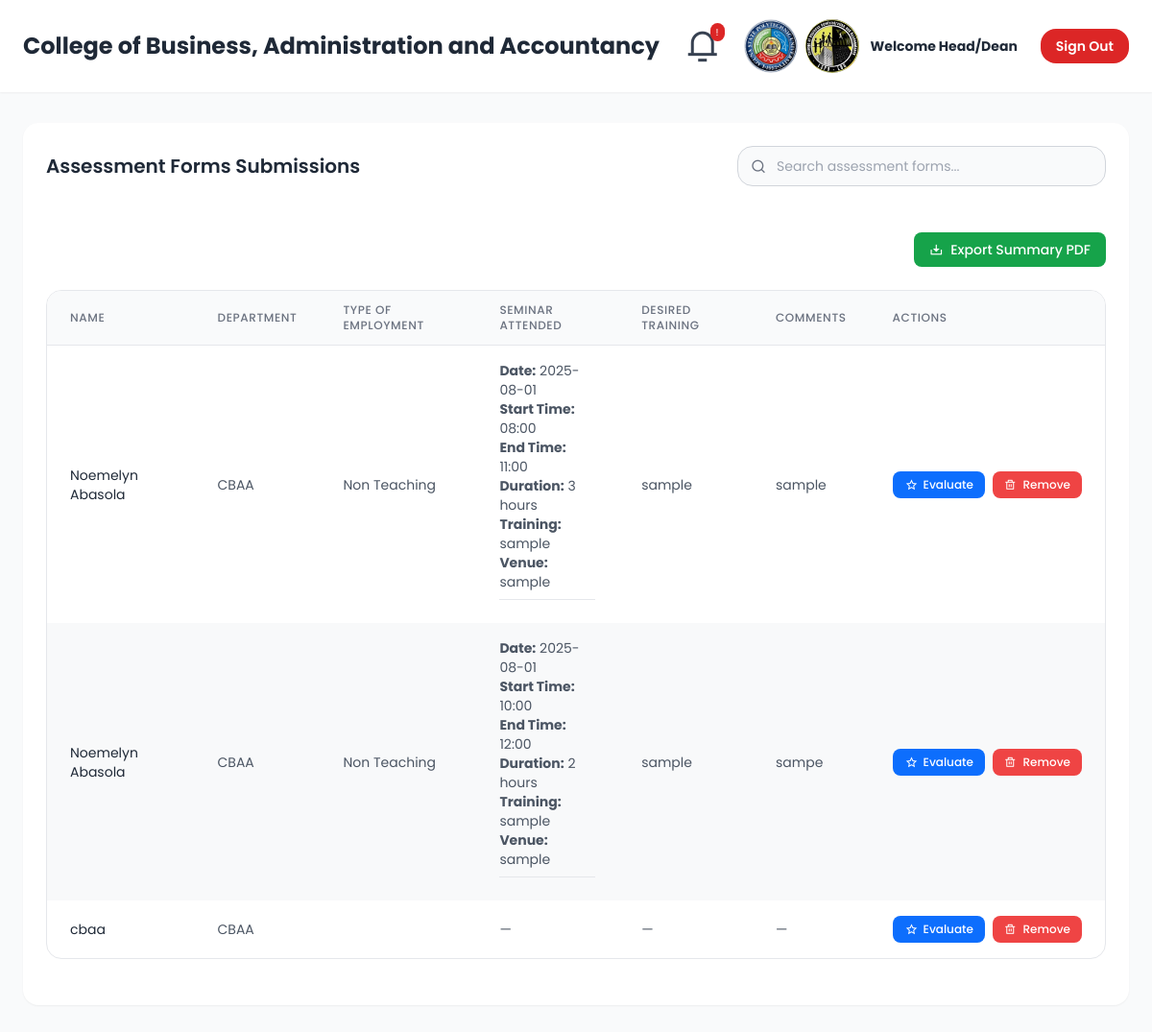
Page /CBAA.php on the committed database.
### tables this page shows
CREATE TABLE `assessments` (
  `id` int(11) NOT NULL,
  `user_id` int(10) UNSIGNED NOT NULL,
  `deadline_id` int(11) NOT NULL,
  `training_history` longtext DEFAULT NULL CHECK (json_valid(`training_history`)),
  `desired_skills` longtext DEFAULT NULL,
  `comments` text DEFAULT NULL,
  `created_at` timestamp NOT NULL DEFAULT current_timestamp(),
  `status` varchar(20) NOT NULL DEFAULT 'submitted',
  `submission_date` datetime DEFAULT current_timestamp(),
  `evaluated` tinyint(1) DEFAULT 0
);

CREATE TABLE `users` (
  `id` int(10) UNSIGNED NOT NULL,
  `name` varchar(255) NOT NULL,
  `email` varchar(255) NOT NULL,
  `password` varchar(255) NOT NULL,
  `role` enum('user','admin','admin_ccs','admin_cas','admin_cte','admin_cbaa','admin_ccje','admin_cfnd','admin_chmt','admin_cof') NOT NULL DEFAULT 'user',
  `status` enum('pending','accepted','declined') DEFAULT 'pending',
  `educationalAttainment` varchar(255) DEFAULT NULL,
  `specialization` varchar(255) DEFAULT NULL,
  `designation` varchar(255) DEFAULT NULL,
  `department` varchar(255) DEFAULT NULL,
  `yearsInLSPU` varchar(10) DEFAULT NULL,
  `teaching_status` varchar(50) DEFAULT NULL,
  `image_data` text DEFAULT NULL,
  `has_notification` tinyint(1) DEFAULT 0
);

### CBAA.php (the view, shortened to what this page needs)
<?php
include 'config.php';
$selected_year = date('Y');
$sql = "SELECT
            u.name,
            u.department,
            u.teaching_status,
            a.training_history,
            a.desired_skills,
            a.comments,
            a.submission_date,
            a.id AS assessment_id
        FROM users u
        LEFT JOIN assessments a ON u.id = a.user_id
        WHERE u.department = 'CBAA'
          AND (a.submission_date IS NULL OR YEAR(a.submission_date) = $selected_year)
        ORDER BY a.submission_date DESC";
$result = $con->query($sql);
?>
<!DOCTYPE html>
<html lang="en">
<head>
  <script src="https://cdn.tailwindcss.com/3.4.16"></script>
  <link rel="stylesheet" href="https://cdnjs.cloudflare.com/ajax/libs/remixicon/4.6.0/remixicon.min.css" />
</head>
<body class="min-h-screen font-sans" style="font-family: 'Poppins', sans-serif;">
  <div class="min-w-[1024px]">
    <header class="bg-white shadow-sm fixed top-0 left-0 w-full z-50">
    <div class="max-w-7xl mx-auto px-6 py-5 flex justify-between items-center">
        <h1 class="text-2xl font-bold text-gray-800">College of Business, Administration and Accountancy</h1>
        <div class="flex items-center space-x-6">
        <div class="relative">
            <button class="flex items-center text-gray-600 hover:text-gray-900 focus:outline-none">
            <div class="relative group cursor-pointer" id="notifWrapper">
                <i class="ri-notification-3-line text-4xl text-gray-700 group-hover:text-blue-600 animate-bounce ringing-bell" id="notifBell"></i>
                <span id="notifBadge" class="absolute top-0 right-0 transform translate-x-1 -translate-y-1 bg-red-600 text-white text-[10px] px-1.5 py-0.5 rounded-full hidden">!</span>
            </div>
            </button>
        </div>
        <div class="flex items-center space-x-3">
            <div class="flex items-center space-x-1">
            <div class="w-14 h-14 rounded-full overflow-hidden bg-gray-200">
                <img src="images/lspubg2.png" alt="Logo 1" class="w-full h-full object-cover" />
            </div>
            <div class="w-14 h-14 rounded-full overflow-hidden bg-gray-200">
                <img src="images/cbaa.png" alt="Logo 2" class="w-full h-full object-cover" />
            </div>
            </div>
        <div class="hidden md:block">
          <p class="text-sm font-bold text-gray-800">Welcome Head/Dean</p>
        </div>
      </div>
      <div>
        <a href="homepage.php"
           class="text-white bg-red-600 hover:bg-red-700 focus:ring-4 focus:ring-red-300 font-semibold rounded-lg text-sm px-4 py-2 transition duration-300"
           >Sign Out</a>
      </div>
    </div>
  </div>
    </header>
        <main class="max-w-7xl mx-auto px-6 pt-32 pb-8">
        <div class="bg-white rounded-lg shadow-sm p-6">
            <div class="flex flex-col md:flex-row justify-between items-start md:items-center mb-6 gap-4">
            <h2 class="text-xl font-semibold text-gray-800">Assessment Forms Submissions</h2>
            <div class="relative w-full md:w-96">
                <div class="absolute inset-y-0 left-0 flex items-center pl-3 pointer-events-none">
                <div class="w-5 h-5 flex items-center justify-center text-gray-500">
                </div>
                </div>
                <input type="search" id="search-input" class="search-input w-full pl-10 pr-4 py-2.5 text-sm text-gray-900 bg-gray-50 border border-gray-300 rounded-lg focus:border-primary transition-colors" placeholder="Search assessment forms...">
            </div>
            </div>
            <div class="flex flex-wrap gap-4 mb-6 justify-end">
            <div class="w-full md:w-auto">
                <label class="block mb-1 text-sm font-medium text-transparent">Actions</label>
                <button onclick="generatePDF()" class="bg-green-600 hover:bg-green-700 text-white px-4 py-2 rounded text-sm font-medium">
                <i class="ri-download-2-line mr-1"></i> Export Summary PDF
                </button>
            </div>
            </div>
                <div class="table-container rounded-lg border border-gray-200 mb-6">
                    <table class="min-w-full">
                        <thead class="bg-gray-50 text-left">
                            <tr>
                                <th class="px-6 py-3 text-xs font-medium text-gray-500 uppercase tracking-wider border-b">Name</th>
                                <th class="px-6 py-3 text-xs font-medium text-gray-500 uppercase tracking-wider border-b">Department</th>
                                <th class="px-6 py-3 text-xs font-medium text-gray-500 uppercase tracking-wider border-b">Type of Employment</th>
                                <th class="px-6 py-3 text-xs font-medium text-gray-500 uppercase tracking-wider border-b">Seminar Attended</th>
                                <th class="px-6 py-3 text-xs font-medium text-gray-500 uppercase tracking-wider border-b">Desired Training</th>
                                <th class="px-6 py-3 text-xs font-medium text-gray-500 uppercase tracking-wider border-b">Comments</th>
                                <th class="px-6 py-3 text-xs font-medium text-gray-500 uppercase tracking-wider border-b">Actions</th>
                            </tr>
                        </thead>
                        <tbody>
                            <?php if ($result && $result->num_rows > 0): ?>
                                <?php while ($row = $result->fetch_assoc()): ?>
                                    <tr>
                                        <td class="px-6 py-4 text-sm text-gray-800"><?= htmlspecialchars($row['name']) ?></td>
                                        <td class="px-6 py-4 text-sm text-gray-600"><?= htmlspecialchars($row['department']) ?></td>
                                        <td class="px-6 py-4 text-sm text-gray-600"><?= htmlspecialchars($row['teaching_status']) ?></td>
                                        <td class="px-6 py-4 text-sm text-gray-600">
                                            <?php
                                              if (!empty($row['training_history'])) {
                                                  $seminars = json_decode($row['training_history'], true);
                                                  if (is_array($seminars)) {
                                                      foreach ($seminars as $seminar) {
                                                          echo "<div class='mb-2'>";
                                                          echo "<strong>Date:</strong> " . htmlspecialchars($seminar['date'] ?? '') . "<br>";
                                                          echo "<strong>Start Time:</strong> " . htmlspecialchars($seminar['start_time'] ?? '') . "<br>";
                                                          echo "<strong>End Time:</strong> " . htmlspecialchars($seminar['end_time'] ?? '') . "<br>";
                                                          echo "<strong>Duration:</strong> " . htmlspecialchars($seminar['duration'] ?? '') . "<br>";
                                                          echo "<strong>Training:</strong> " . htmlspecialchars($seminar['training'] ?? '') . "<br>";
                                                          echo "<strong>Venue:</strong> " . htmlspecialchars($seminar['venue'] ?? '') . "<br>";
                                                          echo "</div><hr class='my-2'>";
                                                      }
                                                  } else {
                                                      echo "Invalid format";
                                                  }
                                              } else {
                                                  echo "—";
                                              }
                                            ?>
                                        </td>
                                        <td class="px-6 py-4 text-sm text-gray-600"><?= htmlspecialchars($row['desired_skills'] ?? '—') ?></td>
                                        <td class="px-6 py-4 text-sm text-gray-600"><?= htmlspecialchars($row['comments'] ?? '—') ?></td>
                                        <td class="px-6 py-4 text-sm whitespace-nowrap">
                                            <div class="flex space-x-2">
                                                <button
                                                    type="button"
                                                    class="evaluate-btn bg-primary text-white rounded-button px-3 py-1.5 text-xs font-medium hover:bg-primary/90 transition whitespace-nowrap flex items-center"
                                                    data-name="<?= htmlspecialchars($row['name']) ?>"
                                                >
                                                    <span class="w-4 h-4 flex items-center justify-center mr-1">
                                                        <i class="ri-star-line"></i>
                                                    </span>
                                                    Evaluate
                                                </button>
                                                <button
                                                    class="remove-btn bg-red-500 text-white rounded-button px-3 py-1.5 text-xs font-medium hover:bg-red-600 transition whitespace-nowrap"
                                                    data-id="<?= htmlspecialchars($row['name']) ?>"
                                                >
                                                    <i class="ri-delete-bin-line mr-1"></i> Remove
                                                </button>
                                            </div>
                                        </td>
                                    </tr>
                                <?php endwhile; ?>
                            <?php else: ?>
                                <tr>
                                    <td colspan="7" class="px-6 py-4 text-center text-sm text-gray-500">No CCS data found for <?= $selected_year ?>.</td>
                                </tr>
                            <?php endif; ?>
                        </tbody>
                    </table>
                </div>
            </div>
        </main>
    </div>
</body>
</html>

### CBAA.php (style rules this page uses)
:where([class^="ri-"])::before { content: "\f3c2"; }
body { font-family: 'Poppins', sans-serif; background-color: #f9fafb; }
.table-container { overflow-x: auto; }
table { width: 100%; border-collapse: separate; border-spacing: 0; }
th { position: relative; cursor: pointer; user-select: none; }
tbody tr:nth-child(even) { background-color: #f8f9fa; }
.animate-bounce { animation: bounce 1.2s infinite; }

### rows in the picture
assessments: user.name "Noemelyn Abasola", user.department "CBAA", user.teaching_status "Non Teaching", date "2025-08-01", start_time "08:00", end_time "11:00", duration "3 hours", training "sample", venue "sample", desired_skills "sample", comments "sample"
assessments: user.name "Noemelyn Abasola", user.department "CBAA", user.teaching_status "Non Teaching", date "2025-08-01", start_time "10:00", end_time "12:00", duration "2 hours", training "sample", venue "sample", desired_skills "sample", comments "sampe"
users: name "cbaa", department "CBAA", desired_skills "—", comments "—"
